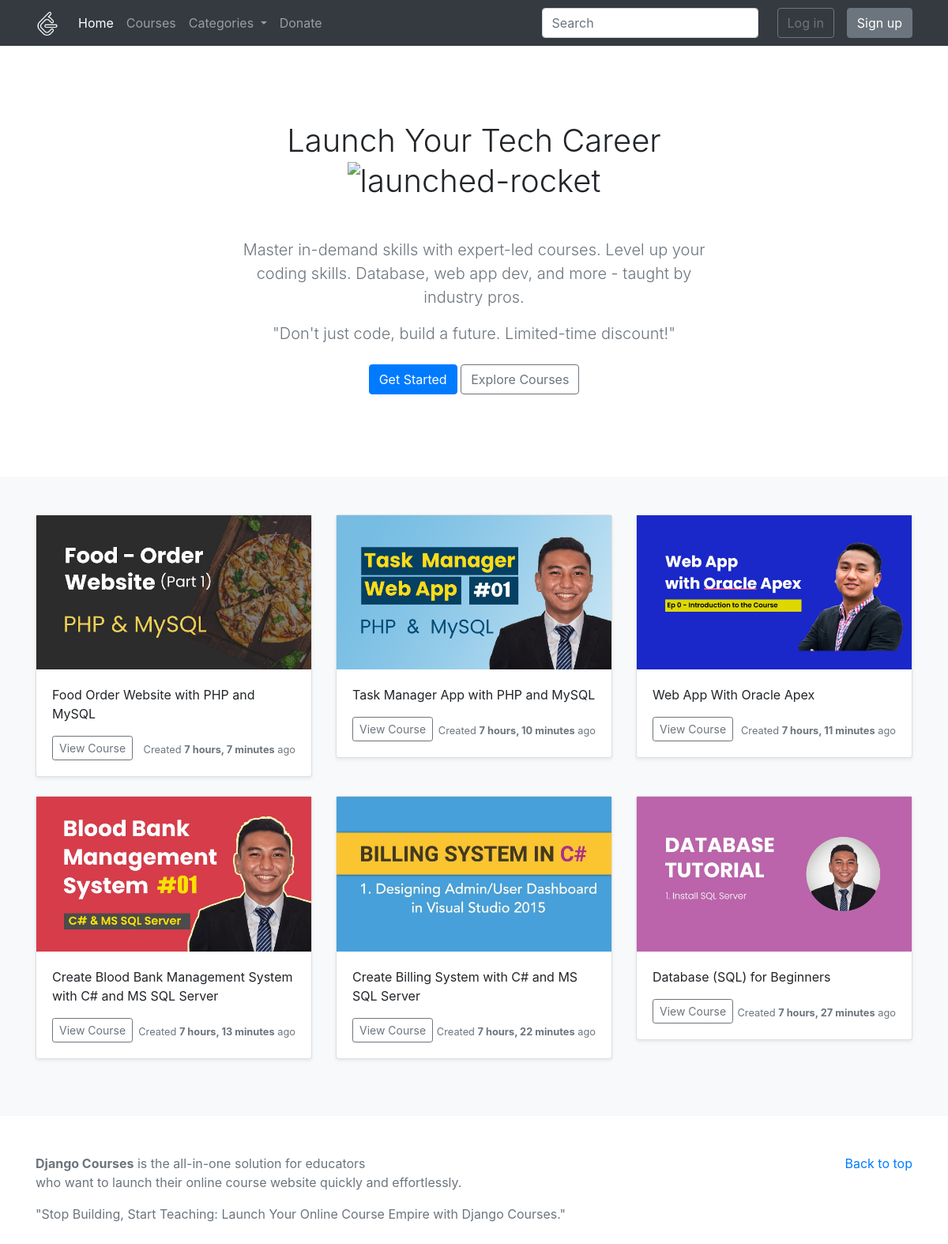
The page / on the database its author committed.
### courses/models.py (models this page shows, shortened)
class Course(models.Model):
    course_title = models.CharField(max_length=200, verbose_name="Course Title")
    course_slug = models.SlugField(verbose_name="Course Slug")
    course_description = models.TextField(blank=True, null=True, verbose_name="Course Description")
    course_topic = models.ManyToManyField(Topic, verbose_name="Course Topic")
    course_image = models.ImageField(upload_to="courses/", blank=True, null=True)
    course_is_active = models.CharField(
        choices = IS_ACTIVE,
        default = 'Yes',
        max_length=50,
        verbose_name="Is Active?"
        )
    course_is_featured = models.CharField(
        choices = IS_ACTIVE,
        default = 'Yes',
        max_length=50,
        verbose_name="Is Featured?"
        )
    course_created_at = models.DateTimeField(auto_now_add=True, verbose_name="Created Date")
    course_updated_at = models.DateTimeField(auto_now=True, verbose_name="Updated Date")
    seo_course_title = models.CharField(max_length=60, blank=True, null=True, verbose_name="SEO Course Title (60 Characters Long)")
    seo_course_keywords = models.TextField(blank=True, null=True, verbose_name="SEO for Course Keywords, Separated by Commas")
    seo_course_description = models.TextField(blank=True, null=True, verbose_name="SEO Course Description (160 Characters Long)")
    class Meta:
        ordering = ('-course_created_at', )

### courses/views.py (the view)
# urls.py: path('', views.index, name="home"),
def index(request):
    courses = Course.objects.filter(course_is_active='Yes', course_is_featured="Yes")
    context = {
        'courses': courses,
    }
    return render(request, 'courses/index.html', context)

### courses/context_processors.py (called while the page is built)
def head_menu(request):
    topics = Topic.objects.filter(topic_is_active='Yes')
    context = {
        'topics': topics
    }
    return context

def my_courses(request):
    if request.user.is_authenticated:
        enrolled_courses = Enroll.objects.filter(user=request.user)[:5]
    else:
        enrolled_courses = None
    context = {
        'enrolled_courses': enrolled_courses,
    }
    return context

### courses/models.py (called while the page is built)
    def __str__(self):
        return self.topic_title

### templates/courses/index.html (shortened to what this page needs)
{% extends 'base.html' %}
{% load static %}
{% block content %}
<section class="jumbotron text-center">
    <div class="container">
      <h1 class="mb-5">Launch Your Tech Career <img width="60" height="60" src="https://img.icons8.com/papercut/60/launched-rocket.png" alt="launched-rocket"/></h1>
      <p class="lead text-muted">Master in-demand skills with expert-led courses. Level up your coding skills. Database, web app dev, and more - taught by industry pros.</p>
      <p class="lead text-muted">"Don't just code, build a future. Limited-time discount!"</p>
      <p>
        <a href="{% url 'account_signup' %}" class="btn btn-primary my-2">Get Started</a>
        <a href="{% url 'courses' %}" class="btn btn-outline-secondary my-2">Explore Courses</a>
      </p>
    </div>
  </section>
  <div class="album py-5 bg-light">
    <div class="container">
      <div class="row">
      {% if courses %}
        {% for course in courses %}
          <div class="col-md-4">
            <div class="card mb-4 shadow-sm">
              <a href="{% url 'course-detail' course.course_slug %}">
              {% if course.course_image %}
              <img src="{{ course.course_image.url }}" class="img-fluid" alt="{{ course.course_title }}">
              {% endif %}
              </a>
              <div class="card-body">
                <p class="card-text">{{ course.course_title }}</p>
                <div class="d-flex justify-content-between align-items-center">
                  <div class="btn-group">
                    <a href="{% url 'course-detail' course.course_slug %}">
                      <button type="button" class="btn btn-sm btn-outline-secondary">View Course</button>
                    <a>
                  </div>
                  <small class="text-muted">Created <strong>{{ course.course_created_at|timesince }}</strong> ago</small>
                </div>
              </div>
            </div>
          </div>
        {% endfor %}
      {% endif %}
      </div>
    </div>
  </div>
{% endblock content %}

### courseproject/static/css/album.css (style rules this page uses)
.jumbotron { padding-top: 3rem; padding-bottom: 3rem; margin-bottom: 0; background-color: #fff; }
@media (min-width: 768px) { .jumbotron { padding-top: 6rem; padding-bottom: 6rem; } }
.jumbotron p:last-child { margin-bottom: 0; }
.jumbotron h1 { font-weight: 300; }
.jumbotron .container { max-width: 40rem; }

### rows shown on the page
Course: course_image (picture), course_title "Food Order Website with PHP and MySQL", course_created_at "7 hours, 7 minutes"
Course: course_image (picture), course_title "Task Manager App with PHP and MySQL", course_created_at "7 hours, 10 minutes"
Course: course_image (picture), course_title "Web App With Oracle Apex", course_created_at "7 hours, 11 minutes"
Course: course_image (picture), course_title "Create Blood Bank Management System with C# and MS SQL Server", course_created_at "7 hours, 13 minutes"
Course: course_image (picture), course_title "Create Billing System with C# and MS SQL Server", course_created_at "7 hours, 22 minutes"
Course: course_image (picture), course_title "Database (SQL) for Beginners", course_created_at "7 hours, 27 minutes"
